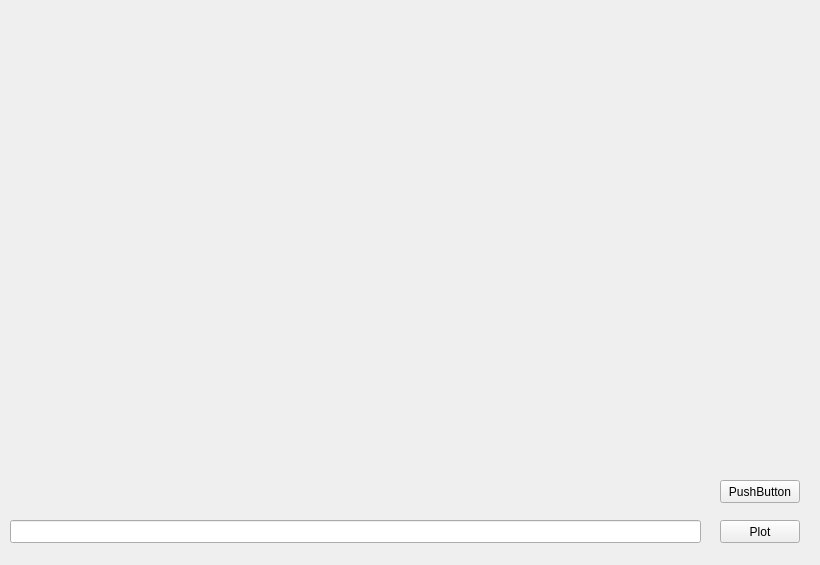
<?xml version="1.0" encoding="UTF-8"?>
<ui version="4.0">
 <class>MainWindow</class>
 <widget class="QMainWindow" name="MainWindow">
  <property name="geometry">
   <rect>
    <x>0</x>
    <y>0</y>
    <width>820</width>
    <height>565</height>
   </rect>
  </property>
  <property name="windowTitle">
   <string>MainWindow</string>
  </property>
  <widget class="QWidget" name="centralWidget">
   <widget class="QLineEdit" name="lineEdit">
    <property name="geometry">
     <rect>
      <x>10</x>
      <y>520</y>
      <width>691</width>
      <height>23</height>
     </rect>
    </property>
   </widget>
   <widget class="QPushButton" name="plotButton">
    <property name="geometry">
     <rect>
      <x>720</x>
      <y>520</y>
      <width>80</width>
      <height>23</height>
     </rect>
    </property>
    <property name="text">
     <string>Plot</string>
    </property>
   </widget>
   <widget class="QPushButton" name="pushButton">
    <property name="geometry">
     <rect>
      <x>720</x>
      <y>480</y>
      <width>80</width>
      <height>23</height>
     </rect>
    </property>
    <property name="text">
     <string>PushButton</string>
    </property>
   </widget>
  </widget>
 </widget>
 <layoutdefault spacing="6" margin="11"/>
 <resources/>
 <connections/>
</ui>
